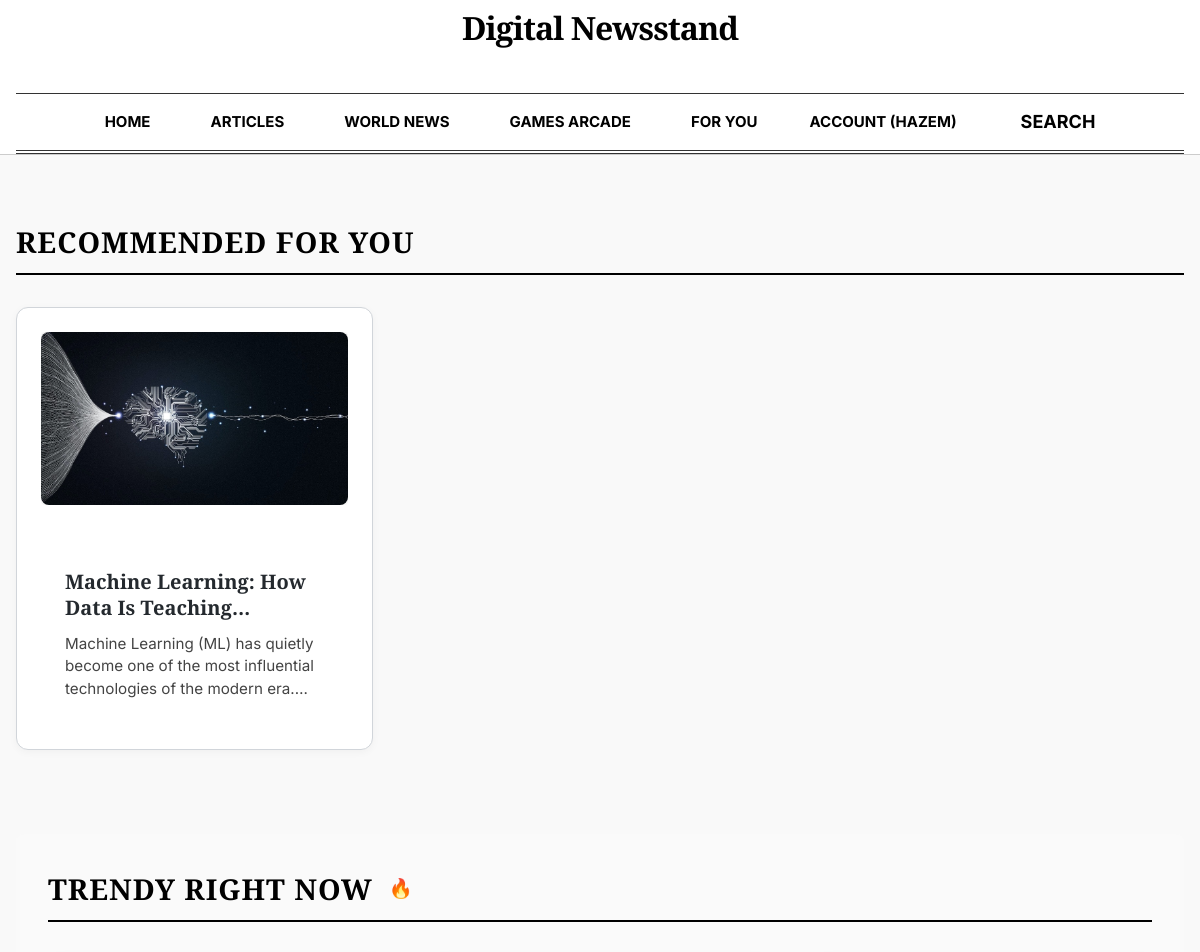
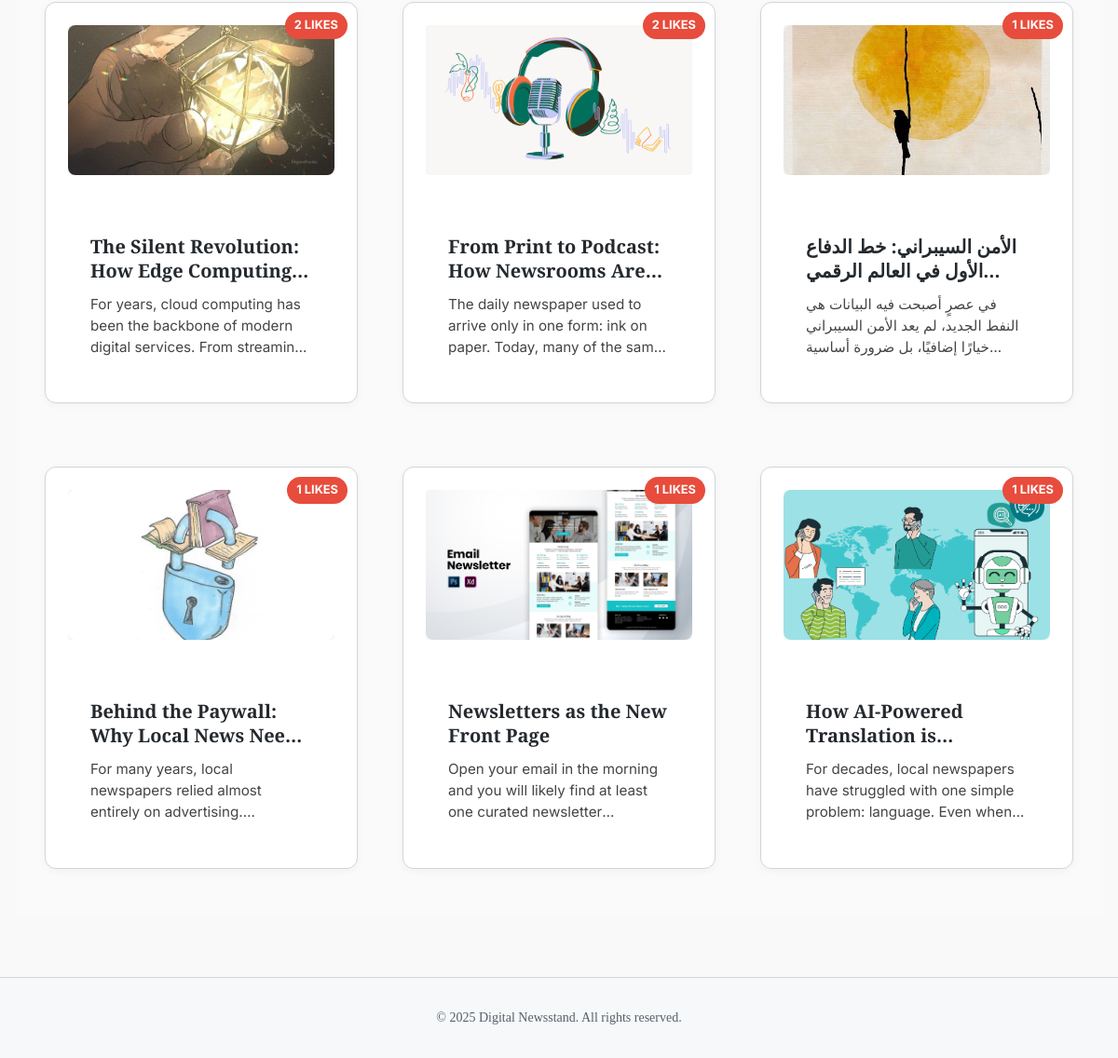
Screenshot of /index.php?page=for_you (signed in) with the database file from the repository (2 pictures, top to bottom).
### tables this page shows
CREATE TABLE `articles` (
  `id` int NOT NULL AUTO_INCREMENT,
  `title` varchar(255) NOT NULL,
  `content` text NOT NULL,
  `author` varchar(100) DEFAULT NULL,
  `category` varchar(100) DEFAULT NULL,
  `language` varchar(10) DEFAULT 'en',
  `thumbnail` varchar(255) DEFAULT NULL,
  `created_at` timestamp NULL DEFAULT CURRENT_TIMESTAMP,
  `status` enum('draft','published','archived') DEFAULT 'draft',
  `scheduled_at` datetime DEFAULT NULL,
  `is_featured` tinyint(1) DEFAULT '0',
  `visibility` enum('public','subscribed') DEFAULT 'public',
  `tags` text,
  `required_level` int DEFAULT '0',
  `required_plan_id` int DEFAULT NULL,
  PRIMARY KEY (`id`)
);

### src/Controllers/ForYou_C.php (called while the page is built, shortened)
<?php
require_once __DIR__ . "/../Models/Article.php";
class ForYouController {
    private Article $articleModel;
    public function __construct() {
        $this->articleModel = new Article();
    }
    public function index() {
        $userId = $_SESSION['user_id'] ?? null;
        $recommendations = [];
        if ($userId) {
            $recommendations = $this->articleModel->getRecommendations($userId, 6);
        } else {
            $recommendations = $this->articleModel->getLatest(6);
        }
        $trendyArticles = $this->articleModel->getTrendyArticles(6);
        include __DIR__ . "/../Views/Articles/ForYou.php";
    }
}

### src/index.php (called while the page is built, shortened)
<?php
require __DIR__ . '/config/DataBase_Connection.php';
$selectedLang = $_SESSION['lang'] ?? 'en';
$page = $_GET['page'] ?? "";
Router::route($page, $selectedLang);

### src/Models/Article.php (called while the page is built, shortened)
<?php
require_once __DIR__ . "/../Config/DataBase_Connection.php";
class Article {
    private PDO $conn;
    public function __construct() {
        $db = new Database();
        $this->conn = $db->connect();
    }
    public function getRecommendations(int $userId, int $limit = 6): array {
        $stmt = $this->conn->prepare("
            SELECT DISTINCT a.category, a.tags
            FROM article_likes l
            JOIN articles a ON l.article_id = a.id
            WHERE l.user_id = ?
        ");
        $stmt->execute([$userId]);
        $likedData = $stmt->fetchAll(PDO::FETCH_ASSOC);
        $categories = [];
        $tags = [];
        foreach ($likedData as $row) {
            if (!empty($row['category'])) $categories[] = $row['category'];
            if (!empty($row['tags'])) {
                $tList = explode(',', $row['tags']);
                foreach ($tList as $t) {
                    $t = trim($t);
                    if (!empty($t)) $tags[] = $t;
                }
            }
        }
        $categories = array_unique($categories);
        $tags = array_unique($tags);
        $sql = "SELECT DISTINCT a.* FROM articles a
                WHERE a.status = 'published'
                AND a.id NOT IN (SELECT article_id FROM article_likes WHERE user_id = ?)";
        $params = [$userId];
        $conditions = [];
        if (!empty($categories)) {
            $placeholders = implode(',', array_fill(0, count($categories), '?'));
            $conditions[] = "a.category IN ($placeholders)";
            foreach ($categories as $cat) $params[] = $cat;
        }
        if (!empty($tags)) {
            $tagConditions = [];
            foreach ($tags as $tag) {
                $tagConditions[] = "a.tags LIKE ?";
                $params[] = '%' . $tag . '%';
            }
            if (!empty($tagConditions)) {
                $conditions[] = "(" . implode(' OR ', $tagConditions) . ")";
            }
        }
        if (!empty($conditions)) {
            $sql .= " AND (" . implode(' OR ', $conditions) . ")";
        }
        $sql .= " ORDER BY a.created_at DESC LIMIT ?";
        $params[] = $limit;
        $stmt = $this->conn->prepare($sql);
        foreach ($params as $i => $val) {
            $type = is_int($val) ? PDO::PARAM_INT : PDO::PARAM_STR;
            $stmt->bindValue($i + 1, $val, $type);
        }
        $stmt->execute();
        return $stmt->fetchAll(PDO::FETCH_ASSOC);
    }
    public function getTrendyArticles(int $limit = 6): array {
        $stmt = $this->conn->prepare("
            SELECT a.*, COUNT(l.id) as like_count
            FROM articles a
            LEFT JOIN article_likes l ON a.id = l.article_id
            WHERE a.status = 'published'
            GROUP BY a.id
            HAVING like_count > 0
            ORDER BY like_count DESC, a.created_at DESC
            LIMIT ?
        ");
        $stmt->bindValue(1, $limit, PDO::PARAM_INT);
        $stmt->execute();
        return $stmt->fetchAll(PDO::FETCH_ASSOC);
    }
}

### src/Config/DataBase_Connection.php (called while the page is built, shortened)
<?php
if (!class_exists('Database')) {
class Database {
    private $host = "db";
    private $db_name = "News";
    private $username = "Rain";
    private $password = "Sunny";
    public function __construct() {
        $this->host = getenv('DB_HOST') ?: 'db';
        $this->db_name = getenv('DB_NAME') ?: 'News';
        $this->username = getenv('DB_USER') ?: 'Rain';
        $this->password = getenv('DB_PASS') ?: 'Sunny';
    }
    public function connect() {
        $this->conn = null;
        try {
            $this->conn = new PDO(
                "mysql:host={$this->host};dbname={$this->db_name};charset=utf8",
                $this->username,
                $this->password
            );
            $this->conn->setAttribute(PDO::ATTR_ERRMODE, PDO::ERRMODE_EXCEPTION);
        } catch(PDOException $e) {
            die("Database Connection Error: " . $e->getMessage());
        }
        return $this->conn;
    }
}
}

### src/Views/Articles/ForYou.php (the view, shortened to what this page needs)
<?php include __DIR__ . '/../Layout/Header.php'; ?>
<main class="container" style="padding-top: 2rem;">
    <section class="foryou-section" style="margin-bottom: 4rem;">
        <div style="display: flex; align-items: center; justify-content: space-between; border-bottom: 2px solid #000; padding-bottom: 0.5rem; margin-bottom: 2rem;">
            <h2 class="serif-headline" style="font-size: 1.8rem; margin: 0; text-transform: uppercase; letter-spacing: 1px;">Recommended For You</h2>
        </div>
        <div class="article-grid" style="display: grid; grid-template-columns: repeat(auto-fill, minmax(300px, 1fr)); gap: 3rem;">
            <?php if (!empty($recommendations)): ?>
                <?php foreach ($recommendations as $article): ?>
                    <div class="article-card" style="display: flex; flex-direction: column; cursor: pointer; transition: opacity 0.2s;" onclick="window.location.href='?page=article&id=<?= $article['id'] ?>'">
                        <div class="thumbnail-wrapper" style="width: 100%; aspect-ratio: 16/9; background: #f5f5f5; border-radius: 4px; overflow: hidden; margin-bottom: 1rem;">
                            <?php if (!empty($article['thumbnail'])): ?>
                                <img src="<?= htmlspecialchars($article['thumbnail']) ?>" alt="<?= htmlspecialchars($article['title']) ?>" style="width: 100%; height: 100%; object-fit: cover;">
                            <?php else: ?>
                                <div style="width: 100%; height: 100%; display: flex; align-items: center; justify-content: center; color: #999; font-family: var(--font-sans);">No Image</div>
                            <?php endif; ?>
                        </div>
                        <div class="card-content">
                            <h3 class="serif-headline" style="font-size: 1.25rem; line-height: 1.3; margin: 0 0 0.75rem 0; display: -webkit-box; -webkit-line-clamp: 2; -webkit-box-orient: vertical; overflow: hidden;">
                                <?= htmlspecialchars($article['title']) ?>
                            </h3>
                            <p style="font-family: var(--font-sans); color: #444; font-size: 0.95rem; line-height: 1.5; margin: 0; display: -webkit-box; -webkit-line-clamp: 3; -webkit-box-orient: vertical; overflow: hidden;">
                                <?= htmlspecialchars(strip_tags($article['content'] ?? '')) ?>
                            </p>
                        </div>
                    </div>
                <?php endforeach; ?>
            <?php else: ?>
                <p style="font-family: var(--font-sans); color: #666;">No recommendations available yet.</p>
            <?php endif; ?>
        </div>
    </section>
    <section class="trendy-section" style="margin-bottom: 4rem; background: #fafafa; padding: 2rem; border-radius: 8px;">
        <div style="display: flex; align-items: center; border-bottom: 2px solid #000; padding-bottom: 0.5rem; margin-bottom: 2rem;">
            <h2 class="serif-headline" style="font-size: 1.8rem; margin: 0; text-transform: uppercase; letter-spacing: 1px;">Trendy Right Now</h2>
            <span style="margin-left: 1rem; color: #e74c3c; font-size: 1.2rem;">🔥</span>
        </div>
        <div class="article-grid" style="display: grid; grid-template-columns: repeat(auto-fill, minmax(300px, 1fr)); gap: 3rem;">
            <?php if (!empty($trendyArticles)): ?>
                <?php foreach ($trendyArticles as $article): ?>
                    <div class="article-card trendy-card" style="display: flex; flex-direction: column; cursor: pointer; position: relative;" onclick="window.location.href='?page=article&id=<?= $article['id'] ?>'">
                        <div class="trend-badge" style="position: absolute; top: 10px; right: 10px; background: #e74c3c; color: white; padding: 4px 10px; border-radius: 20px; font-family: var(--font-sans); font-size: 0.8rem; font-weight: bold; z-index: 10;">
                            <?= (int)$article['like_count'] ?> LIKES
                        </div>
                        <div class="thumbnail-wrapper" style="width: 100%; aspect-ratio: 16/9; background: #f5f5f5; border-radius: 4px; overflow: hidden; margin-bottom: 1rem;">
                            <?php if (!empty($article['thumbnail'])): ?>
                                <img src="<?= htmlspecialchars($article['thumbnail']) ?>" alt="<?= htmlspecialchars($article['title']) ?>" style="width: 100%; height: 100%; object-fit: cover;">
                            <?php else: ?>
                                <div style="width: 100%; height: 100%; display: flex; align-items: center; justify-content: center; color: #999; font-family: var(--font-sans);">No Image</div>
                            <?php endif; ?>
                        </div>
                        <div class="card-content">
                            <h3 class="serif-headline" style="font-size: 1.25rem; line-height: 1.3; margin: 0 0 0.75rem 0; display: -webkit-box; -webkit-line-clamp: 2; -webkit-box-orient: vertical; overflow: hidden;">
                                <?= htmlspecialchars($article['title']) ?>
                            </h3>
                            <p style="font-family: var(--font-sans); color: #444; font-size: 0.95rem; line-height: 1.5; margin: 0; display: -webkit-box; -webkit-line-clamp: 3; -webkit-box-orient: vertical; overflow: hidden;">
                                <?= htmlspecialchars(strip_tags($article['content'] ?? '')) ?>
                            </p>
                        </div>
                    </div>
                <?php endforeach; ?>
            <?php else: ?>
                <p style="font-family: var(--font-sans); color: #666;">No trendy articles found yet.</p>
            <?php endif; ?>
        </div>
    </section>
</main>
<?php include __DIR__ . '/../Layout/Footer.php'; ?>

### rows the page displays
articles: thumbnail (picture), title "Machine Learning: How Data Is…", content "Machine Learning (ML) has quietly become one of the most influential technologies of the modern…"
articles: like_count "2", thumbnail (picture), title "The Silent Revolution: How Edge…", content "For years, cloud computing has been the backbone of modern digital services. From…"
articles: like_count "2", thumbnail (picture), title "From Print to Podcast: How Newsrooms…", content "The daily newspaper used to arrive only in one form: ink on paper. Today, many of the…"
articles: like_count "1", thumbnail (picture), title "الأمن السيبراني: خط الدفاع الأول في العالم…", content "في عصرٍ أصبحت فيه البيانات هي النفط الجديد، لم يعد الأمن السيبراني خيارًا إضافيًا، بل ضرورة…"
articles: like_count "1", thumbnail (picture), title "Behind the Paywall: Why Local News…", content "For many years, local newspapers relied almost entirely on…"
articles: like_count "1", thumbnail (picture), title "Newsletters as the New Front Page", content "Open your email in the morning and you will likely find at least one curated…"
articles: like_count "1", thumbnail (picture), title "How AI-Powered Translation…", content "For decades, local newspapers have struggled with one simple problem: language. Even when…"

### other values shown
$username "HAZEM"
